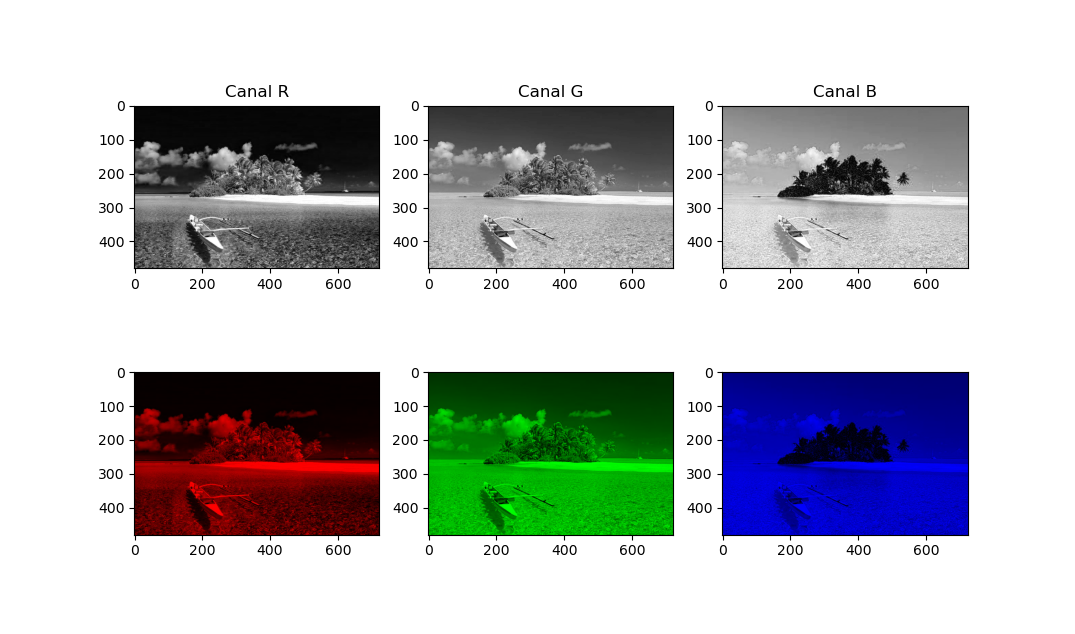

The script that drew this image:
#!/usr/bin/env python3
# -*- coding: utf-8 -*-
"""
Created on Mon Feb  7 17:27:23 2022

Grey + RGB decomposition 

@author: Ignacio Cordova Pou
"""
import matplotlib.pyplot as plt
import numpy as np

# Read
img = plt.imread('beach.jpeg')



#Grey-scale inputs 2d array: 
    
imR = img[:,:,0]  #only R channel 
imG = img[:,:,1]  #only G channel 
imB = img[:,:,2]  #only B channel

#plotting in grey-scale
plt.figure()
plt.subplot(2,3,1)
plt.title('Canal R')
plt.imshow(imR,cmap = 'gray')

plt.subplot(2,3,2)
plt.title('Canal G')
plt.imshow(imG,cmap = 'gray')

plt.subplot(2,3,3)
plt.title('Canal B')
plt.imshow(imB,cmap = 'gray')


# RGB inputs 3d-arrays

red= np.copy(img)
blue= np.copy(img)
green = np.copy(img)

red[:,:,1] = 0 #eliminates the other channels 
red[:,:,2] = 0

green[:,:,0] = 0
green[:,:,2] = 0 

blue[:,:,0] = 0
blue[:,:,1] = 0

plt.subplot(2,3,4)
plt.imshow(red)

plt.subplot(2,3,5)
plt.imshow(green)

plt.subplot(2,3,6)
plt.imshow(blue)
